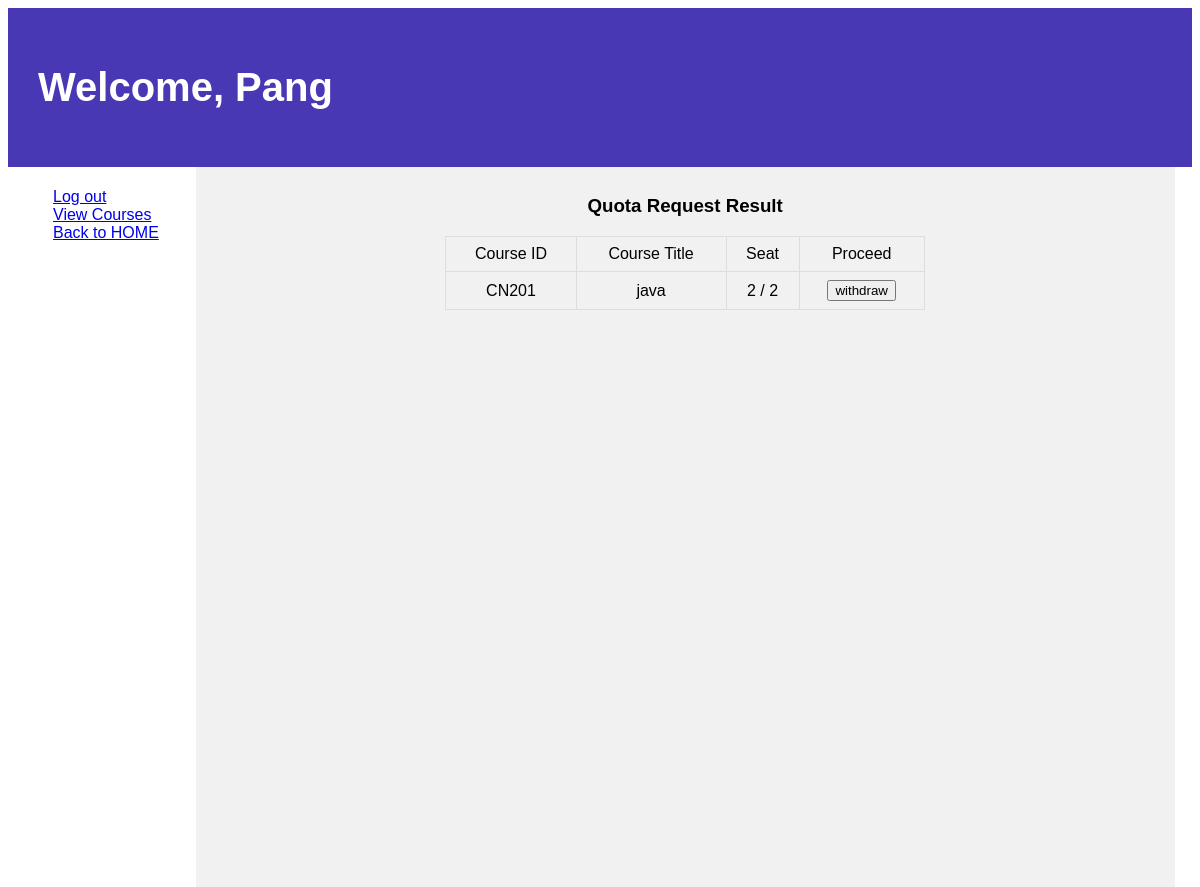
The page /quota/ (signed in) on the database as committed earlier.
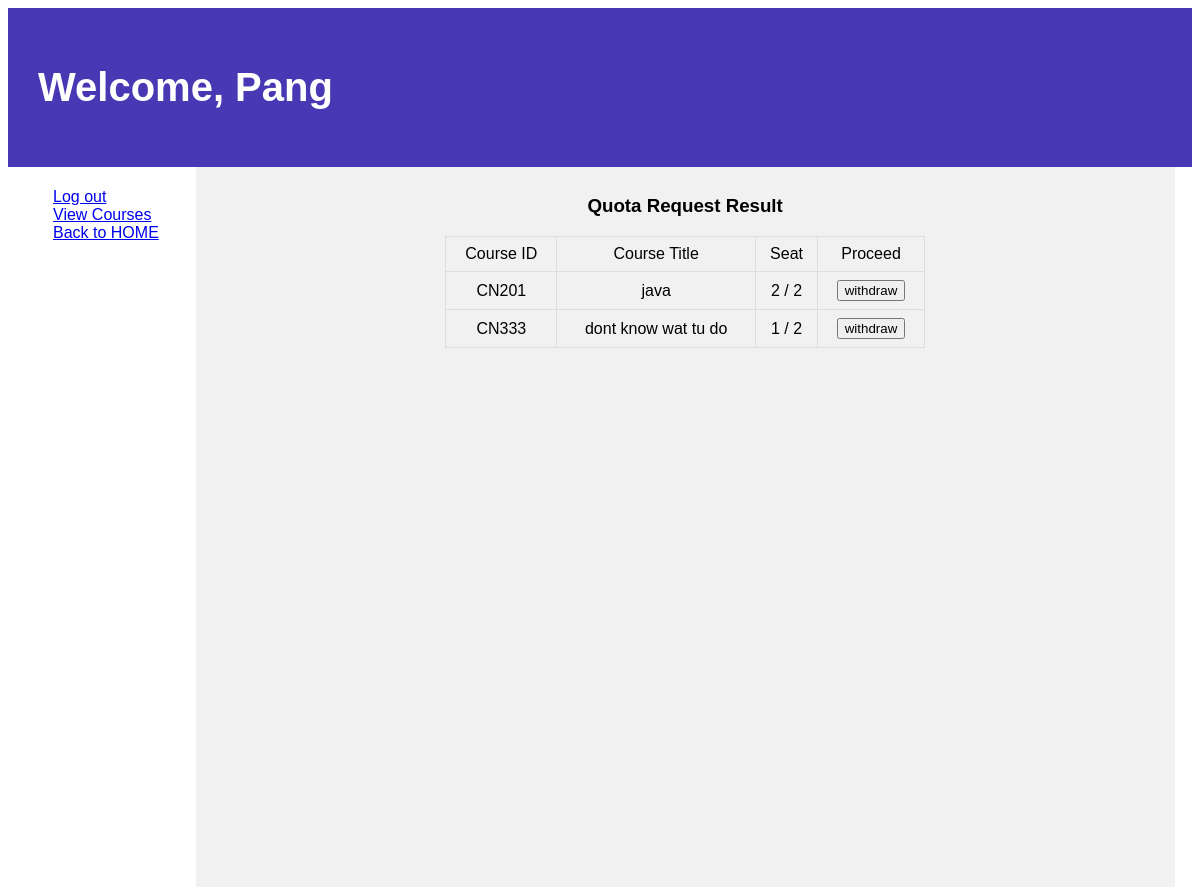
The same page on the database as committed later.
### courses/models.py (models this page shows, shortened)
class Course(models.Model):
    c_id = models.CharField(max_length=5, unique=True)
    title = models.CharField(max_length=64, null=True, blank=True)
    semmester = models.IntegerField(null=True, blank=True)
    year = models.IntegerField(null=True, blank=True)
    seat_count = models.IntegerField(default=0, null=True, blank=True)
    max_seat = models.IntegerField(null=True, blank=True, default=5)
    quota = models.BooleanField(default=True)
    attend = models.ManyToManyField(User, blank=True)

### students/views.py (the view)
# urls.py: path('quota/', views.quota, name='quota'),
def quota(request):
    course = Course.objects.all()
    User = get_user_model()
    users = User.objects.all()
    return render(request, "students/quota.html", {
        "course": course,
        "User" : users
    })

### students/templates/students/quota.html (shortened to what this page needs)
{% extends 'students/layout.html' %}
{% block body %}
<header>
  <h1> Welcome, {{ request.user.first_name }}</h1>
</header>
<section>
  <nav>
    <ul>
      <a href="{% url 'logout' %}">Log out</a>
      <br>
      <a href="{% url 'c_index' %}">View Courses</a>
      <br>
      <a href="{% url 'index' %}">Back to HOME</a>
    </ul>
  </nav>
  <article>
    <h3 align="center">Quota Request Result</h3>
    <table style="width:50%" align="center">
          <thead>
              <tr align="center">
                  <td>Course ID</td>
                  <td>Course Title</td>
                  <td>Seat</td>
                  <td>Proceed</td>
              </tr>
          </thead>
          {% for class in course %}
          {% if request.user in class.attend.all %}
          <tbody>
              <tr align="center">
                  <td>{{ class.c_id }}</td>
                  <td>{{ class.title }}</td>
                  <td>{{ class.seat_count }} / {{class.max_seat}}</td>
                  <td><form action="{% url 'cancel' class.id %}" method="POST">
                  <input type="submit" value="withdraw">
                </td>
              </tr>
          </tbody>
          {% endif%}
          {% endfor %}
    </table>
  </article>
</section>
{% endblock %}

Rows that differ between the two databases and show on the page:
now on this page (row edited): Course: c_id "CN333", title "dont know wat tu do", seat_count "1", max_seat "2"
